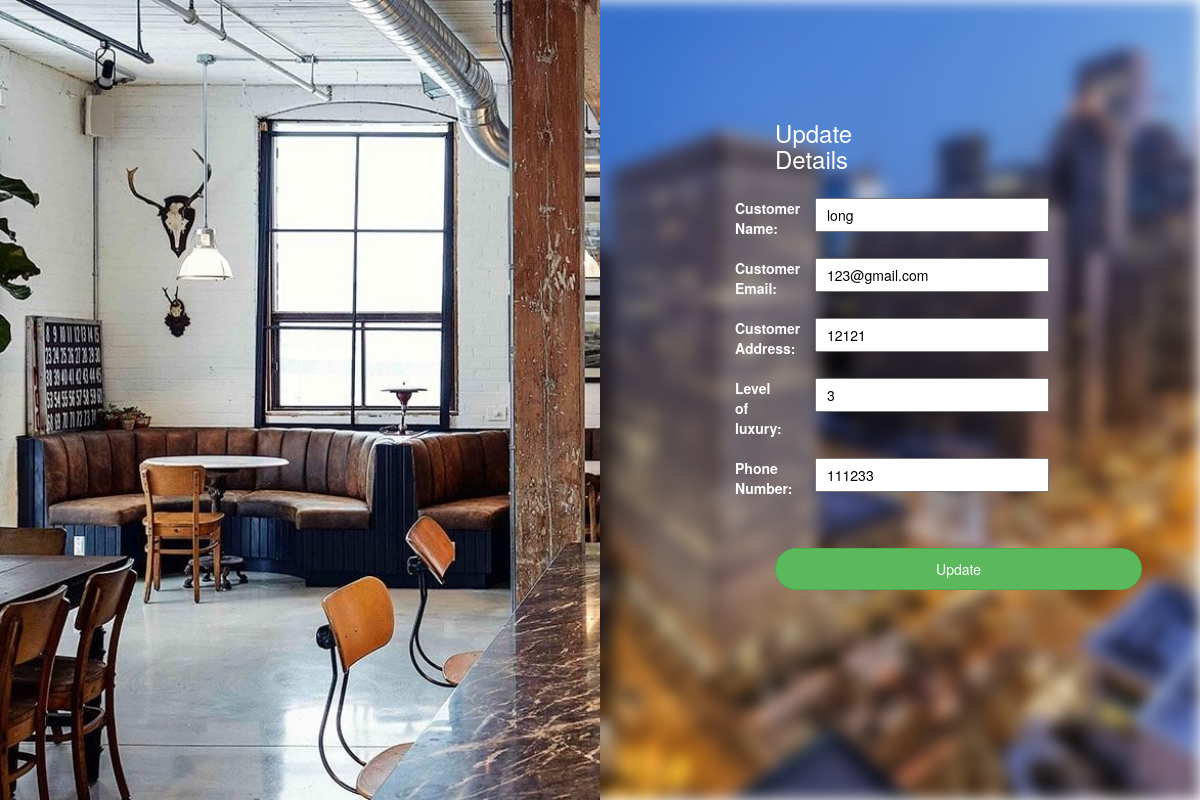
/rent/edit/10 (signed in), run on the app's committed database.
### rent/models.py (models this page shows, shortened)
class Table(models.Model):
    name = models.CharField(max_length=100)
    email = models.EmailField(max_length=100)
    address = models.TextField(null=True)
    level = models.IntegerField(null=True)
    date =  models.DateTimeField(auto_now=True)
    phone = models.IntegerField(null=True)

### rent/views.py (the view)
# urls.py: path('edit/<int:id>', views.edit),
@user_passes_test(lambda u: u.is_superuser)
def edit(request, id):
    table = Table.objects.get(id=id)
    return render(request,'table/editt.html', {'table':table})

### rent/templates/table/editt.html (shortened to what this page needs)
<!DOCTYPE html>
<html lang="en">
<head>
    {% load static %}
    <link rel="stylesheet" href="https://maxcdn.bootstrapcdn.com/bootstrap/3.4.1/css/bootstrap.min.css">
     <link rel="stylesheet" type="text/css" href="{% static 'css/form.css' %}" media="screen"/>
</head>
<body>
<div class="bg"></div>
<div class="left"></div>
<form method="POST" class="post-form1" action="/rent/update/{{table.id}}">
    <div class="container">
<br>
    <div class="form-group row">
    <label class="col-sm-1 col-form-label"></label>
    <div class="col-sm-4">
    <h3>Update Details</h3>
    </div>
  </div>
    <div class="form-group row">
    <label class="col-sm-2 col-form-label">Customer Name:</label>
    <div class="col-sm-4">
        <input type="text" name="name" id="id_eid" required maxlength="20" value="{{ table.name}}"/>
    </div>
  </div>
  <div class="form-group row">
    <label class="col-sm-2 col-form-label">Customer Email:</label>
    <div class="col-sm-4">
        <input type="email" name="email" id="id_ename" required maxlength="100" value="{{ table.email }}" />
    </div>
  </div>
    <div class="form-group row">
    <label class="col-sm-2 col-form-label">Customer Address:</label>
    <div class="col-sm-4">
        <input type="text" name="address" id="id_eemail" required maxlength="254" value="{{ table.address }}" />
    </div>
  </div>
    <div class="form-group row">
    <label class="col-sm-2 col-form-label">Level of luxury:</label>
    <div class="col-sm-4">
        <input type="text" name="level" id="id_econtact" required maxlength="15" value="{{ table.level }}" />
    </div>
  </div>
  <div class="form-group row">
    <label class="col-sm-2 col-form-label">Phone Number:</label>
    <div class="col-sm-4">
        <input type="text" name="phone" id="id_econtact" required maxlength="15" value="{{ table.phone }}" />
    </div>
  </div>
    <div class="form-group row">
    <label class="col-sm-1 col-form-label"></label>
    <div class="col-sm-4">
    <button type="submit" class="btn btn-success">Update</button>
    </div>
  </div>
    </div>
</form>
</body>
</html>

### home/static/css/form.css (style rules this page uses)
.left { background: url("/static/images/res2.jpg"); height: 100%; position: absolute; top: 0; width: 50%; background-size: cover; }
body, html { height: 100%; margin: 0; }
.bg { background: url("/static/images/res3.jpg"); height: 100%; background-position: center; background-repeat: no-repeat; background-size: cover; filter: blur(8px); }
.post-form1 .container { top: 10%; color: #fff; position: absolute; width: 40%; height: 600px; left: 60%; }
.post-form1 .container button { margin-top: 30px; padding: 10px 160px; border-radius: 25px; }
.post-form1 .container input { width: 180%; padding: 5px 10px; color: black ; }

### data on the page
Table: name "long", email "123@gmail.com", address "12121", level "3", phone "111233"
